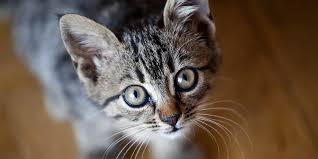
#> input picture python/opencv/cat.jpeg, 318 x 159 px
$ python color_histogram.py --image cat.jpeg
#> lines starting #> are read from the running program, lines starting #| are printed output that depends on the picture
from matplotlib import pyplot as plt
import numpy as np
import cv2
import argparse

#This is parsing the image
# fetching the arguments and save in dictionary
ap = argparse.ArgumentParser() #parse command line arguments
ap.add_argument("-i", "--image", required = True, help="Path to the image") #pass image from command line labelled as argument "-image"
args = vars(ap.parse_args()) #parse the arguments and store them in a dictionary

# loading and converting the image into numpy array
# printing the corresponding values
image = cv2.imread(args["image"])
#> image is the input picture: shape (159, 318, 3); mean B, G, R 75.4, 88.7, 105

#Showing the original image
cv2.imshow("Original image or BGR color space", image)
#showtime
cv2.waitKey(0)

#Split image into channels B, G and R
chans = cv2.split(image)

#initialize a tuple
colors = ("b", "g", "r")

#Plotting the graph
plt.figure()
plt.title("Color Histogram")
plt.xlabel("Bins")
plt.ylabel("Number of Pixels")

#Looping for each channel
for (chan, color) in zip(chans, colors):
	hist = cv2.calcHist([chan], [0], None, [256], [0, 256])
	plt.plot(hist)
	plt.xlim([0, 256])
#> this loop made 3 passes
#> color on passes 1 to 3: 'b', 'g', 'r'

plt.show()
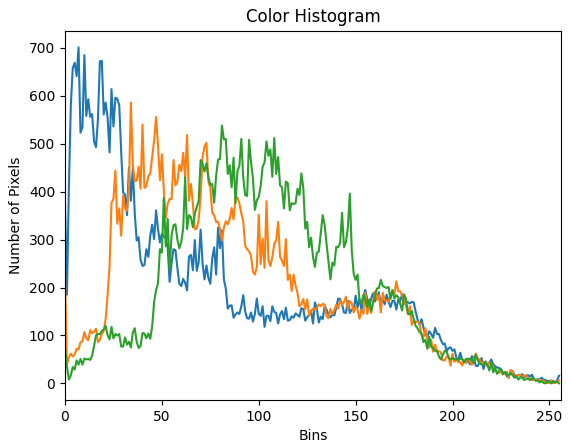
#> figure drawn by matplotlib, 1 panel; curve peaks at x = 7, y = 701; curve peaks at x = 34, y = 586; curve peaks at x = 81, y = 538
#showtime
cv2.waitKey(0)

$ run again, on python/opencv/cing.jpg
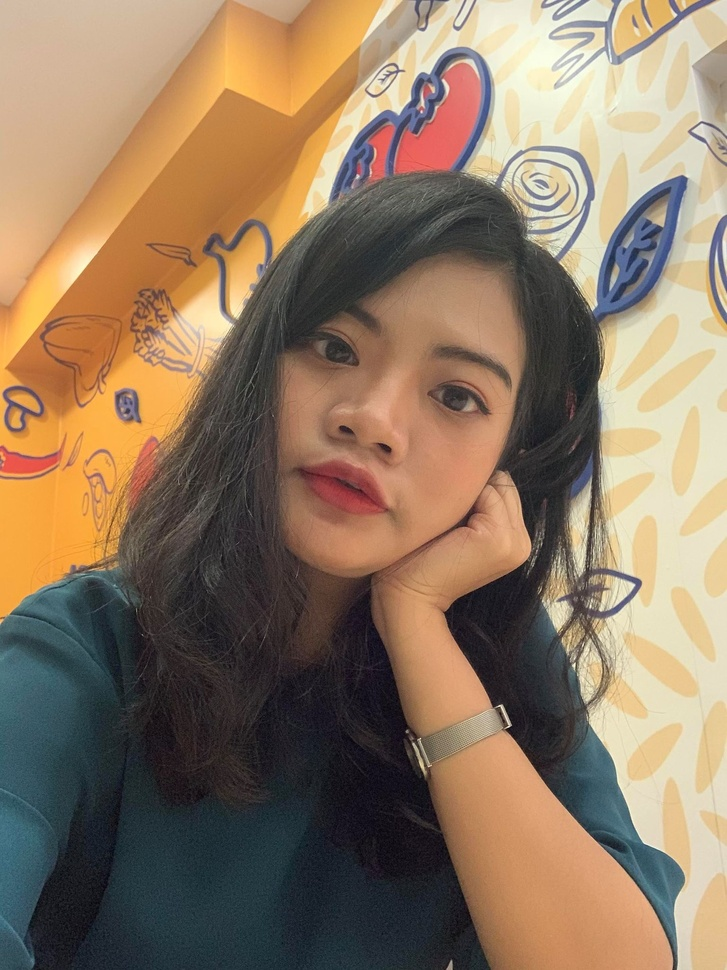
#> input picture python/opencv/cing.jpg, 727 x 970 px, shrunk from 1536 x 2048 before the run
#> image is the input picture: shape (970, 727, 3); mean B, G, R 98, 120.7, 142.9
#> the loop `for (chan, color) in zip(chans, colors):` made 3 passes
#> color on passes 1 to 3: 'b', 'g', 'r'
#> `plt.show()`:
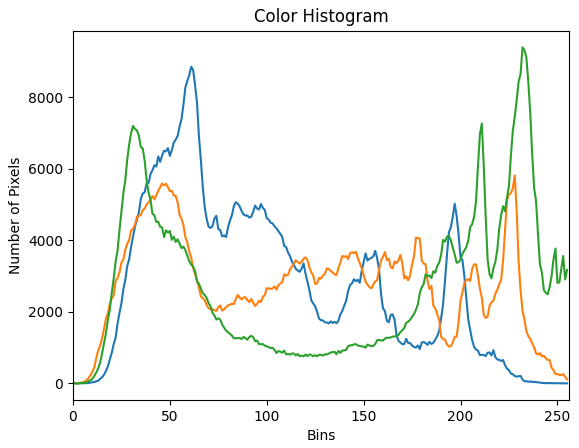
#> figure drawn by matplotlib, 1 panel; curve peaks at x = 61, y = 8847; curve peaks at x = 228, y = 5809; curve peaks at x = 232, y = 9387

$ run again, on python/opencv/cing1.png
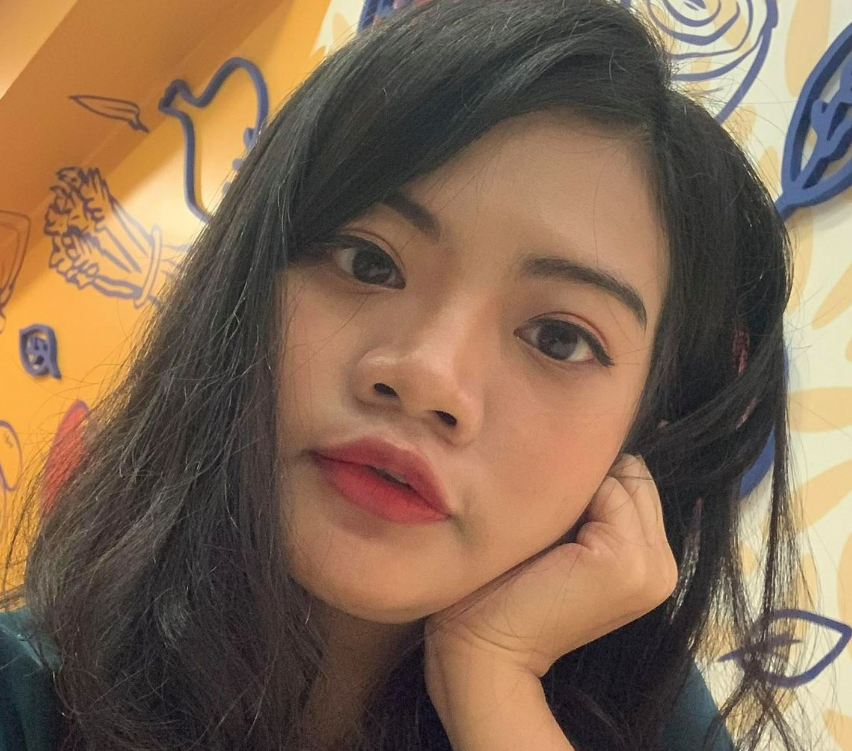
#> input picture python/opencv/cing1.png, 852 x 751 px
#> image is the input picture: shape (751, 852, 3); mean B, G, R 82.8, 105.2, 130.9
#> the loop `for (chan, color) in zip(chans, colors):` made 3 passes
#> color on passes 1 to 3: 'b', 'g', 'r'
#> `plt.show()`:
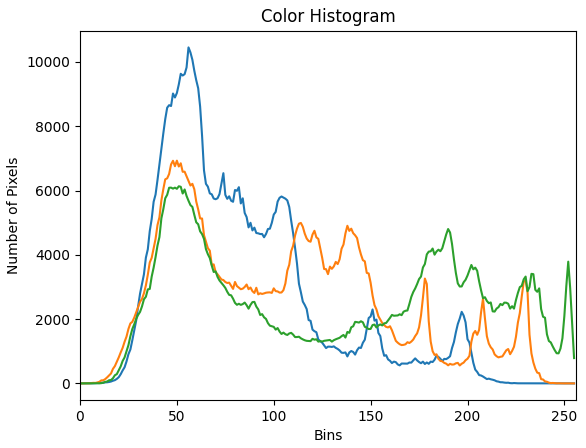
#> figure drawn by matplotlib, 1 panel; curve peaks at x = 56, y = 10452; curve peaks at x = 50, y = 6929; curve peaks at x = 51, y = 6132
